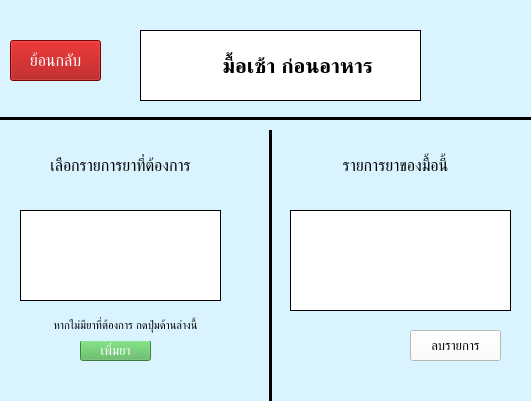
<?xml version="1.0" encoding="UTF-8"?>
<ui version="4.0">
 <class>select_drug</class>
 <widget class="QMainWindow" name="select_drug">
  <property name="geometry">
   <rect>
    <x>0</x>
    <y>0</y>
    <width>531</width>
    <height>401</height>
   </rect>
  </property>
  <property name="windowTitle">
   <string>เลือกมื้อยา</string>
  </property>
  <property name="styleSheet">
   <string notr="true">background-color: rgb(217, 244, 255)</string>
  </property>
  <widget class="QWidget" name="centralwidget">
   <widget class="Line" name="line">
    <property name="geometry">
     <rect>
      <x>-10</x>
      <y>110</y>
      <width>1201</width>
      <height>16</height>
     </rect>
    </property>
    <property name="frameShadow">
     <enum>QFrame::Plain</enum>
    </property>
    <property name="lineWidth">
     <number>3</number>
    </property>
    <property name="orientation">
     <enum>Qt::Horizontal</enum>
    </property>
   </widget>
   <widget class="QLabel" name="label">
    <property name="geometry">
     <rect>
      <x>140</x>
      <y>30</y>
      <width>281</width>
      <height>71</height>
     </rect>
    </property>
    <property name="font">
     <font>
      <pointsize>16</pointsize>
      <weight>75</weight>
      <bold>true</bold>
     </font>
    </property>
    <property name="styleSheet">
     <string notr="true">background-color: rgb(255, 255, 255);</string>
    </property>
    <property name="frameShape">
     <enum>QFrame::Box</enum>
    </property>
    <property name="lineWidth">
     <number>1</number>
    </property>
    <property name="text">
     <string>      มื้อเช้า ก่อนอาหาร</string>
    </property>
    <property name="textFormat">
     <enum>Qt::AutoText</enum>
    </property>
    <property name="scaledContents">
     <bool>false</bool>
    </property>
    <property name="alignment">
     <set>Qt::AlignCenter</set>
    </property>
    <property name="wordWrap">
     <bool>true</bool>
    </property>
   </widget>
   <widget class="QPushButton" name="add_back_pushButton">
    <property name="geometry">
     <rect>
      <x>10</x>
      <y>40</y>
      <width>91</width>
      <height>41</height>
     </rect>
    </property>
    <property name="font">
     <font>
      <pointsize>12</pointsize>
     </font>
    </property>
    <property name="styleSheet">
     <string notr="true">color: rgb(255, 255, 255);
background-color: rgb(166, 0, 0)</string>
    </property>
    <property name="text">
     <string>ย้อนกลับ</string>
    </property>
   </widget>
   <widget class="QLabel" name="label_2">
    <property name="geometry">
     <rect>
      <x>150</x>
      <y>40</y>
      <width>41</width>
      <height>41</height>
     </rect>
    </property>
    <property name="font">
     <font>
      <pointsize>24</pointsize>
      <weight>75</weight>
      <bold>true</bold>
     </font>
    </property>
    <property name="styleSheet">
     <string notr="true">background-color: rgb(255, 255, 255);</string>
    </property>
    <property name="frameShape">
     <enum>QFrame::NoFrame</enum>
    </property>
    <property name="lineWidth">
     <number>1</number>
    </property>
    <property name="text">
     <string/>
    </property>
    <property name="textFormat">
     <enum>Qt::AutoText</enum>
    </property>
    <property name="pixmap">
     <pixmap resource="../../PyQt/Resources/resources.qrc">:/icons/drug_icon.png</pixmap>
    </property>
    <property name="scaledContents">
     <bool>true</bool>
    </property>
    <property name="alignment">
     <set>Qt::AlignCenter</set>
    </property>
    <property name="wordWrap">
     <bool>true</bool>
    </property>
   </widget>
   <widget class="Line" name="line_2">
    <property name="geometry">
     <rect>
      <x>260</x>
      <y>130</y>
      <width>20</width>
      <height>621</height>
     </rect>
    </property>
    <property name="frameShadow">
     <enum>QFrame::Plain</enum>
    </property>
    <property name="lineWidth">
     <number>3</number>
    </property>
    <property name="orientation">
     <enum>Qt::Vertical</enum>
    </property>
   </widget>
   <widget class="QListWidget" name="listWidget">
    <property name="geometry">
     <rect>
      <x>290</x>
      <y>210</y>
      <width>221</width>
      <height>101</height>
     </rect>
    </property>
    <property name="font">
     <font>
      <pointsize>10</pointsize>
     </font>
    </property>
    <property name="styleSheet">
     <string notr="true">background-color: rgb(255, 255, 255);</string>
    </property>
    <property name="frameShape">
     <enum>QFrame::Box</enum>
    </property>
    <property name="frameShadow">
     <enum>QFrame::Plain</enum>
    </property>
    <property name="lineWidth">
     <number>1</number>
    </property>
   </widget>
   <widget class="QPushButton" name="pushButton_2">
    <property name="geometry">
     <rect>
      <x>410</x>
      <y>330</y>
      <width>91</width>
      <height>31</height>
     </rect>
    </property>
    <property name="font">
     <font>
      <pointsize>10</pointsize>
     </font>
    </property>
    <property name="styleSheet">
     <string notr="true">background-color: rgb(255, 255, 255);</string>
    </property>
    <property name="text">
     <string>ลบรายการ</string>
    </property>
   </widget>
   <widget class="QLabel" name="drugHave_label">
    <property name="geometry">
     <rect>
      <x>280</x>
      <y>140</y>
      <width>231</width>
      <height>51</height>
     </rect>
    </property>
    <property name="font">
     <font>
      <pointsize>12</pointsize>
     </font>
    </property>
    <property name="text">
     <string>รายการยาของมื้อนี้</string>
    </property>
    <property name="alignment">
     <set>Qt::AlignCenter</set>
    </property>
   </widget>
   <widget class="QListWidget" name="listWidget_2">
    <property name="geometry">
     <rect>
      <x>20</x>
      <y>210</y>
      <width>201</width>
      <height>91</height>
     </rect>
    </property>
    <property name="font">
     <font>
      <pointsize>10</pointsize>
     </font>
    </property>
    <property name="styleSheet">
     <string notr="true">background-color: rgb(255, 255, 255);</string>
    </property>
    <property name="frameShape">
     <enum>QFrame::Box</enum>
    </property>
    <property name="frameShadow">
     <enum>QFrame::Plain</enum>
    </property>
    <property name="lineWidth">
     <number>1</number>
    </property>
   </widget>
   <widget class="QLabel" name="drugHave_label_2">
    <property name="geometry">
     <rect>
      <x>-10</x>
      <y>140</y>
      <width>261</width>
      <height>51</height>
     </rect>
    </property>
    <property name="font">
     <font>
      <pointsize>12</pointsize>
     </font>
    </property>
    <property name="text">
     <string>เลือกรายการยาที่ต้องการ</string>
    </property>
    <property name="alignment">
     <set>Qt::AlignCenter</set>
    </property>
   </widget>
   <widget class="QPushButton" name="pushButton_3">
    <property name="geometry">
     <rect>
      <x>80</x>
      <y>340</y>
      <width>71</width>
      <height>21</height>
     </rect>
    </property>
    <property name="font">
     <font>
      <pointsize>10</pointsize>
     </font>
    </property>
    <property name="styleSheet">
     <string notr="true">color: rgb(255, 255, 255);
background-color: rgb(81, 179, 85);</string>
    </property>
    <property name="text">
     <string>เพิ่มยา</string>
    </property>
   </widget>
   <widget class="QLabel" name="drugHave_label_3">
    <property name="geometry">
     <rect>
      <x>10</x>
      <y>310</y>
      <width>231</width>
      <height>31</height>
     </rect>
    </property>
    <property name="font">
     <font>
      <pointsize>8</pointsize>
     </font>
    </property>
    <property name="text">
     <string>หากไม่มียาที่ต้องการ กดปุ่มด้านล่างนี้</string>
    </property>
    <property name="alignment">
     <set>Qt::AlignCenter</set>
    </property>
   </widget>
  </widget>
 </widget>
 <resources>
  <include location="../../PyQt/Resources/resources.qrc"/>
 </resources>
 <connections/>
</ui>
